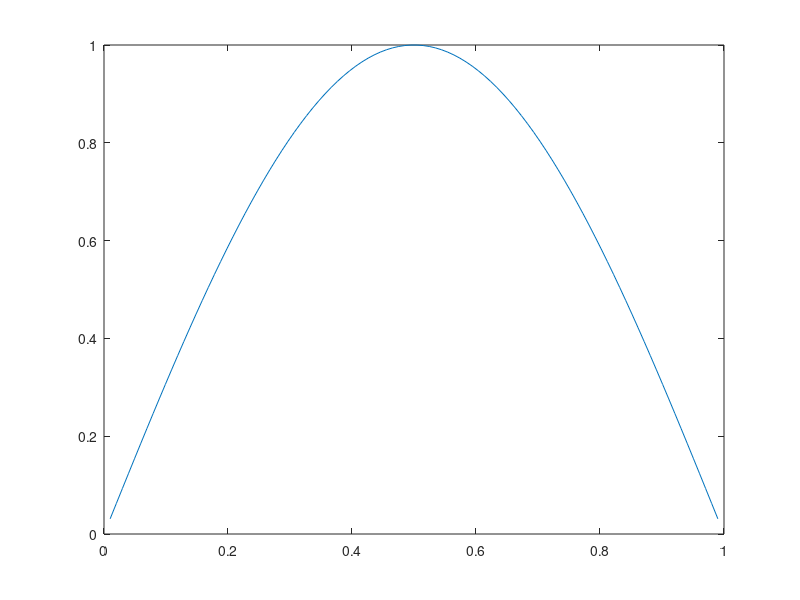

Source code (MATLAB): (Note: this script raises an error after producing the figure.)
%%%%%%%%%%%%%%%%%%%%%%%%%%%%%%%%%%%%%%%%%%%

% dato inicial para la resolucion        

%Número de particiones del intervalo
m = 100; 
%Extremos del intervalo
a = 0; b = 1;  
alpha = 0; beta =0;
x=linspace(a,b,m+2);
xint=x(2:m+1);
u=sin(pi*xint)';
plot(xint,u)    
% Resolvemos mediante Euler explicito
[t,sol]=eulerforFKPP(a,b,0,1,u,m);
% Representamos la evolucion de la soluciones numerica y exacta
clf
hold off
for i=0:1:m
plot(x,[0;sol(:,i+1);0],pause(0.2));
endfor
